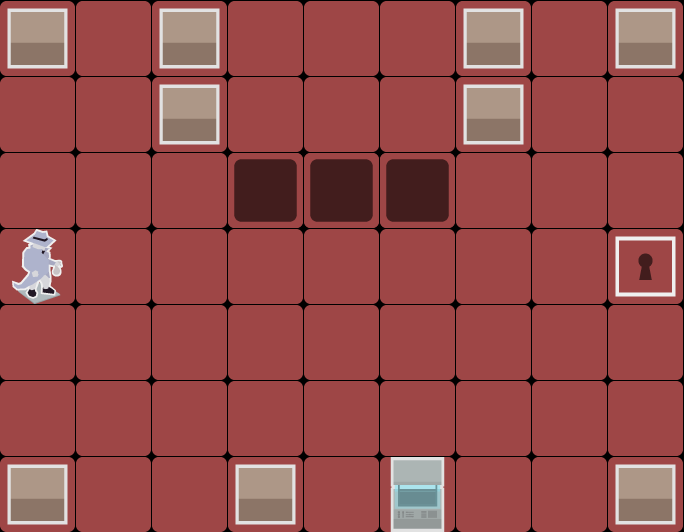

A 2D game scene composited from a Tiled map and its tileset images. What follows is a short description and the map's XML, with every tile layer's data as written:
An orthogonal 9x7 tile map with 76x76 px tiles, 3 tile layers (Ground, Foreground, Shield) and 15 objects.

<map version="1.0" tiledversion="1.1.4" orientation="orthogonal" renderorder="right-down" width="9" height="7" tilewidth="76" tileheight="76" infinite="0" nextobjectid="48">
 <tileset firstgid="1" name="tiles" tilewidth="75" tileheight="75" tilecount="12" columns="4">
  <image source="tiles.png" width="300" height="225" />
 </tileset>
 <layer name="Ground" width="9" height="7">
  <data encoding="csv">
6,6,6,6,6,6,6,6,6,
6,6,6,6,6,6,6,6,6,
6,6,6,6,6,6,6,6,6,
6,6,6,6,6,6,6,6,6,
6,6,6,6,6,6,6,6,6,
6,6,6,6,6,6,6,6,6,
6,6,6,6,6,6,6,6,6
</data>
 </layer>
 <layer name="Foreground" width="9" height="7">
  <data encoding="csv">
1,0,1,0,0,0,1,0,1,
0,0,1,0,0,0,1,0,0,
0,0,0,0,0,0,0,0,0,
8,0,0,0,0,0,0,0,9,
0,0,0,0,0,0,0,0,0,
0,0,0,0,0,0,0,0,0,
1,0,0,1,0,3,0,0,1
</data>
 </layer>
 <layer name="Shield" width="9" height="7">
  <data encoding="csv">
0,0,0,0,0,0,0,0,0,
0,0,0,0,0,0,0,0,0,
0,0,0,5,5,5,0,0,0,
0,0,0,0,0,0,0,0,0,
0,0,0,0,0,0,0,0,0,
0,0,0,0,0,0,0,0,0,
0,0,0,0,0,0,0,0,0
</data>
 </layer>
 <objectgroup color="#0000ff" name="Key" opacity="0.5">
  <object id="29" x="228" y="0">
   <polygon points="0,0 228,0 228,152 0,152" />
  </object>
  <object id="40" gid="10" x="228" y="76" width="75" height="75" />
 </objectgroup>
 <objectgroup color="#ff0000" name="Enemies" opacity="0.5">
  <object id="30" x="152" y="532">
   <polygon points="0,0 0,-380 76,-380 76,0" />
  </object>
  <object id="31" x="608" y="456">
   <polygon points="0,0 -152,0 -152,-380 0,-380" />
  </object>
  <object id="33" gid="7" x="152" y="228" width="75" height="75" />
  <object id="34" gid="7" x="380" y="380" width="75" height="75" />
  <object id="35" gid="7" x="456" y="228" width="75" height="75" />
  <object id="36" gid="7" x="456" y="304" width="75" height="75" />
  <object id="37" gid="7" x="304" y="152" width="75" height="75" />
  <object id="38" gid="7" x="304" y="304" width="75" height="75" />
  <object id="39" gid="7" x="304" y="456" width="75" height="75" />
  <object id="43" x="228" y="228">
   <polygon points="0,0 228,0 228,304 0,304" />
  </object>
  <object id="46" x="228" y="0" width="228" height="152" />
 </objectgroup>
 <objectgroup name="Shield Key">
  <object id="44" x="152" y="380" width="380" height="152" />
  <object id="47" gid="4" x="304" y="532" width="75" height="75" />
 </objectgroup>
</map>
